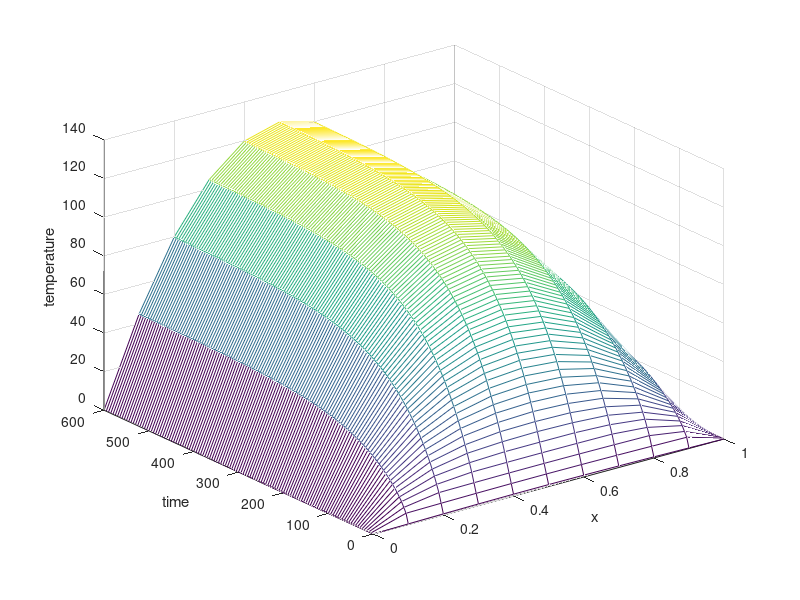

MATLAB code for this plot:
%  This code models heat diffusion in a thin wire.
%  It executes the explicit finite difference method.
clear;
L = 1.0;    %  length of the wire
T = 600.;   %  final time
maxk = 120;     %  number of time steps
dt = T/maxk;
n = 10.;    %  number of space steps
dx = L/n;
b = dt/(dx*dx);
cond = .001;    % thermal conductivity
spheat = 1.0;   % specific heat
rho = 1.;   % density
a = cond/(spheat*rho);
alpha = a*b;
f = 1.;     %   internal heat source
for i = 1:n+1   %  initial temperature
	x(i) =(i-1)*dx;
	u(i,1) =sin(pi*x(i));
end
for k=1:maxk+1  %  boundary temperature
	u(1,k) = 0.;
	u(n+1,k) = 0.;
	time(k) = (k-1)*dt;
end
%
% Execute the explicit method using nested loops.
%
for k=1:maxk    %  time loop
   for i=2:n;   %  space loop  
		u(i,k+1) =f*dt/(spheat*rho)+(1-2*alpha)*u(i,k) + alpha*(u(i-1,k)+u(i+1,k));
	end
end
mesh(x,time,u')
xlabel('x')
ylabel('time')
zlabel('temperature')
